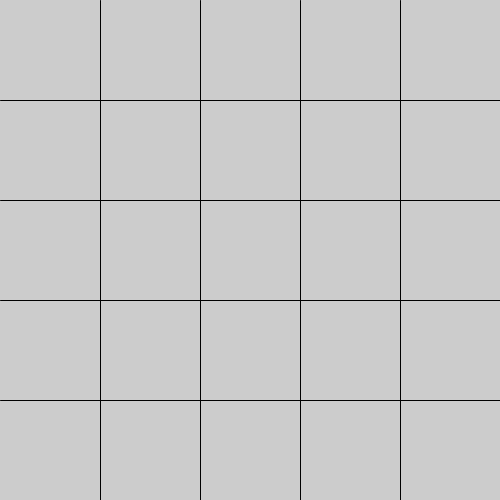
Frame 1 (no input)
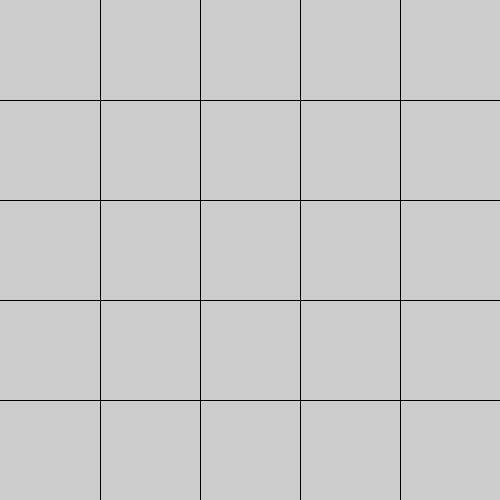
Frame 60 (the mouse pressed at the canvas centre just before this capture)
Frame 120 (the mouse held since frame 60 and released just before this capture): identical to frame 60, image omitted

The Processing sketch that drew these frames (run headless with seeded random() and noise(); from frame 60 on, the mouse is pressed at the canvas centre):

// Processing sketch: grid_wenhao_liao
// ── grid_wenhao_liao.pde
/**
 * @author: Wenhao Liao , SWID:10406242
 * HW1c - Processing - Draw Grid
**/
int n = 4; // Delete to test n=8;
/*int n = 8;*/ //Delete the comment signs to test n=8;
void setup() {
  size(500,500);
}
void draw(){ 
  //For example :4*4 grid have both 4 horizontal&tranverse lines on the screen
  //So what is important is that we can not draw the first line on the left border
  //Then we know the x-coordinate  of 1st line is not 0 but 'width/(n+1)'
  //Samely, we canot draw the last line on the right boder, so the condition for execute
  //the loop is 'i<width'.
  for (int i=width/(n+1);i<width;i+=width/(n+1)){
    line(i,0,i,height);
  }
  //Also the same rule. no 1st line on the top & last line on the bottom.
  for (int i=height/(n+1);i<height;i+=height/(n+1)){
    line(0,i,width,i);
  }
}
